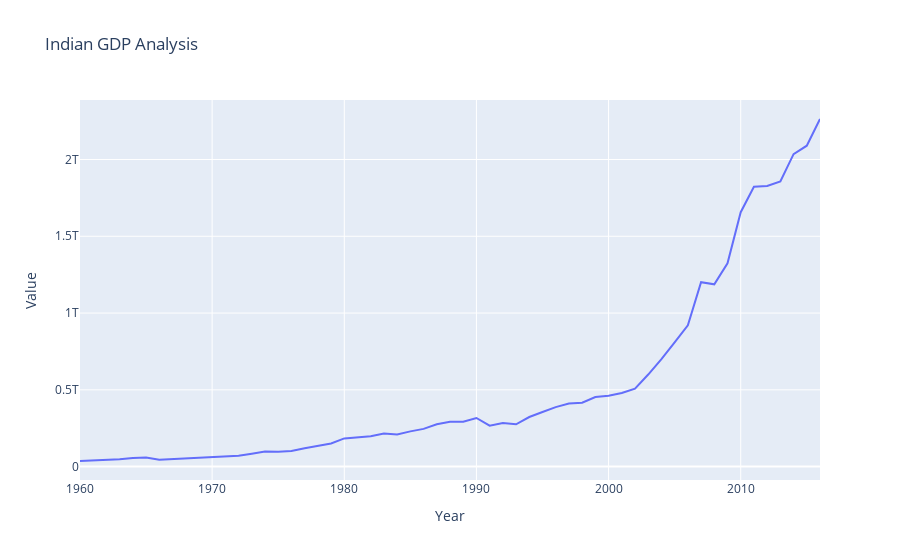

The notebook cell this image was saved under:
### Code cell
df_pr = df[df['Country Name'] == 'India']
fig = px.line(df_pr, x='Year', y='Value', title='Indian GDP Analysis')
fig
